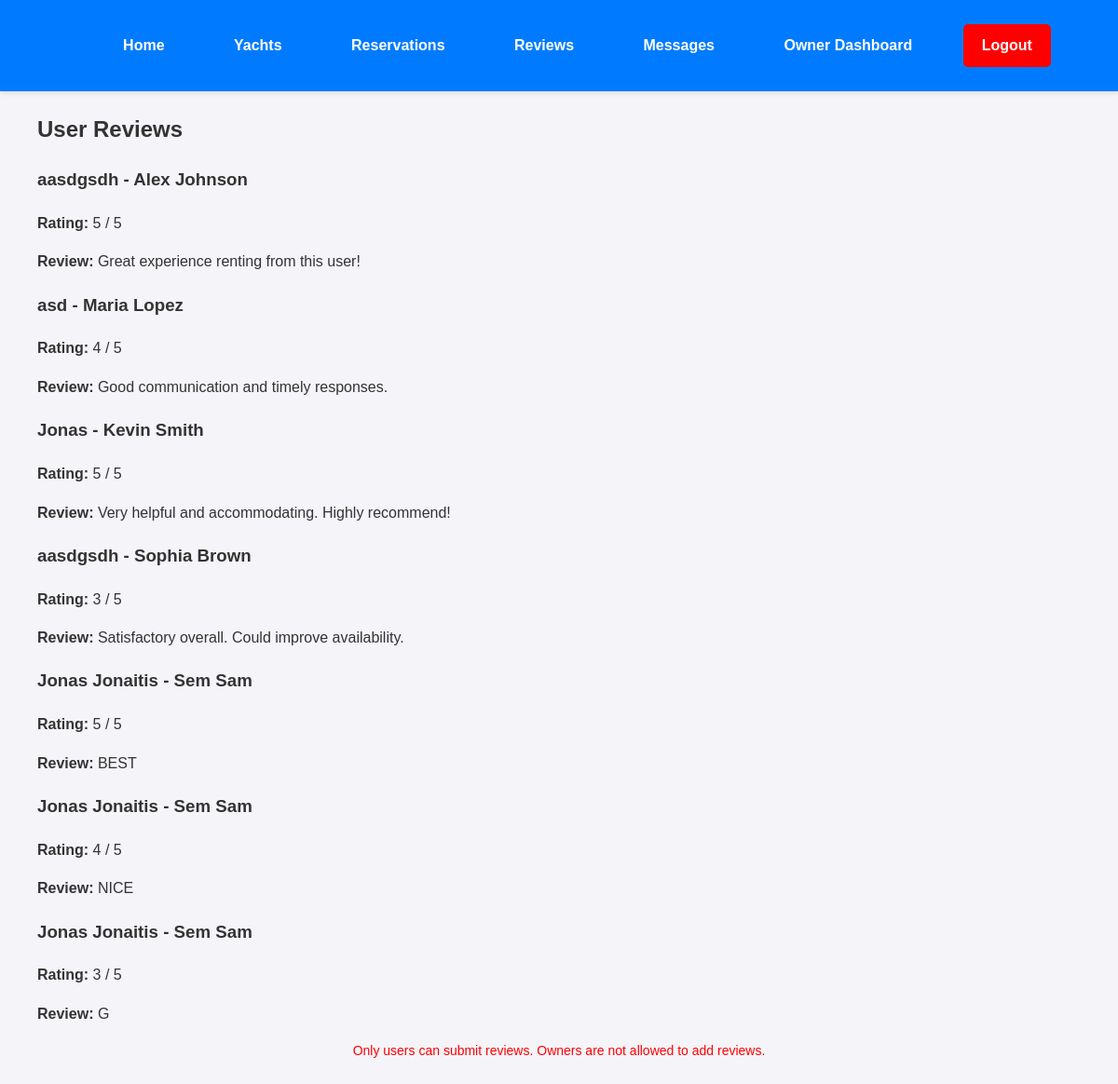
/IT_proj/atsiliepimai.php (signed in), run on the app's committed database.
### tables this page shows
CREATE TABLE `atsiliepimai` (
  `id` int(20) NOT NULL,
  `nuomotojas` int(5) NOT NULL,
  `naudotojas` int(5) NOT NULL,
  `tekstas` text NOT NULL,
  `ivertinimas` int(11) NOT NULL
);

CREATE TABLE `naudotojai` (
  `id` int(10) NOT NULL,
  `varpav` varchar(255) DEFAULT NULL,
  `email` varchar(255) DEFAULT NULL,
  `password` varchar(255) DEFAULT NULL
);

CREATE TABLE `nuomotojai` (
  `id` int(5) NOT NULL,
  `varpav` varchar(255) DEFAULT NULL,
  `email` varchar(255) DEFAULT NULL,
  `password` varchar(255) DEFAULT NULL
);

### IT_proj/atsiliepimai.php (the view, shortened to what this page needs)
<?php
include('header.php');
include('config.php');
$user_id = $_SESSION['user_id'];
try {
    $sql = "SELECT varpav FROM nuomotojai";
    $stmt = $pdo->prepare($sql);
    $stmt->execute();
    $yacht_owners = $stmt->fetchAll(PDO::FETCH_ASSOC);
} catch (PDOException $e) {
    $error_message = "Error fetching yacht owners: " . $e->getMessage();
}
try {
    $sql = "SELECT atsiliepimai.id, atsiliepimai.tekstas, atsiliepimai.ivertinimas, naudotojai.varpav AS user_name,
            nuomotojai.varpav AS yacht_owner_name
            FROM atsiliepimai
            JOIN naudotojai ON atsiliepimai.naudotojas = naudotojai.id
            JOIN nuomotojai ON atsiliepimai.nuomotojas = nuomotojai.id";
    $stmt = $pdo->prepare($sql);
    $stmt->execute();
    $reviews = $stmt->fetchAll(PDO::FETCH_ASSOC);
} catch (PDOException $e) {
    $error_message = "Error fetching reviews: " . $e->getMessage();
}
?>
<section id="reviews">
    <h2>User Reviews</h2>
    <div class="reviews-list">
        <?php foreach ($reviews as $review): ?>
            <div class="review">
                <h3><?php echo htmlspecialchars($review['user_name']); ?> - <?php echo htmlspecialchars($review['yacht_owner_name']); ?></h3>
                <p><strong>Rating:</strong> <?php echo $review['ivertinimas']; ?> / 5</p>
                <p><strong>Review:</strong> <?php echo nl2br(htmlspecialchars($review['tekstas'])); ?></p>
            </div>
        <?php endforeach; ?>
    </div>
    <?php if ($user_id >= 1000): ?>
        <h2>Leave a Review</h2>
        <form action="" method="POST">
            <label for="yacht_owner_name">Yacht Owner Name:</label><br>
            <select id="yacht_owner_name" name="yacht_owner_name" required>
                <option value="">Select a yacht owner</option>
                <?php foreach ($yacht_owners as $owner): ?>
                    <option value="<?php echo htmlspecialchars($owner['varpav']); ?>">
                        <?php echo htmlspecialchars($owner['varpav']); ?>
                    </option>
                <?php endforeach; ?>
            </select><br><br>
            <label for="rating">Rating (1-5):</label><br>
            <input type="number" id="rating" name="rating" min="1" max="5" required><br><br>
            <label for="review_text">Review:</label><br>
            <textarea id="review_text" name="review_text" rows="4" required></textarea><br><br>
            <input type="submit" value="Submit Review">
        </form>
    <?php else: ?>
        <p style="color: red;">Only users can submit reviews. Owners are not allowed to add reviews.</p>
    <?php endif; ?>
</section>
</body>
</html>

### IT_proj/header.php (shortened to what this page needs)
<!DOCTYPE html>
<html lang="en">
<head>
    <link rel="stylesheet" href="styles.css">
</head>
<body>
    <header>
        <nav>
            <ul>
                <li><a href="index.php">Home</a></li>
                <li><a href="jachts.php">Yachts</a></li>
                <li><a href="rezervacijos.php">Reservations</a></li>
                <li><a href="atsiliepimai.php">Reviews</a></li>
                <li><a href="messages.php">Messages</a></li>
                <?php if (isset($_SESSION['user_id'])): ?>
                    <?php if ($_SESSION['user_id'] < 1000): ?>
                        <li><a href="owner_dashboard.php">Owner Dashboard</a></li>
                    <?php endif; ?>
                    <li><a href="logout.php" class="logout-button">Logout</a></li>
                <?php endif; ?>
            </ul>
        </nav>
    </header>
    <main>

### IT_proj/styles.css (style rules this page uses)
body { font-family: Arial, sans-serif; margin: 0; padding: 0; line-height: 1.6; background-color: #f4f4f9; color: #333; }
a { text-decoration: none; color: inherit; }
header { background-color: #007bff; color: white; position: fixed; top: 0; width: 100%; z-index: 1000; padding: 10px 0; box-shadow: 0 2px 5px rgba(0, 0, 0, 0.1); }
header nav ul { list-style-type: none; text-align: center; }
header nav ul li { display: inline; margin: 0 15px; }
header nav ul li a { color: white; font-size: 16px; font-weight: bold; padding: 10px 20px; transition: background 0.3s ease; }
.button, .btn, .login-button, .logout-button { display: inline-block; padding: 10px 20px; border-radius: 5px; font-weight: bold; transition: background-color 0.3s ease; }
.logout-button { background-color: #ff0000; color: white; text-decoration: none; }
main { padding: 20px; margin-top: 60px; }
section { padding: 20px; margin-bottom: 20px; }
body { font-family: Arial, sans-serif; margin: 0; padding: 0; background-color: #f4f4f9; }

### data on the page
atsiliepimai: naudotojai.varpav "aasdgsdh", nuomotojai.varpav "Alex Johnson", ivertinimas "5", tekstas "Great experience renting from this user!"
atsiliepimai: naudotojai.varpav "asd", nuomotojai.varpav "Maria Lopez", ivertinimas "4", tekstas "Good communication and timely responses."
atsiliepimai: naudotojai.varpav "Jonas", nuomotojai.varpav "Kevin Smith", ivertinimas "5", tekstas "Very helpful and accommodating. Highly recommend!"
atsiliepimai: naudotojai.varpav "aasdgsdh", nuomotojai.varpav "Sophia Brown", ivertinimas "3", tekstas "Satisfactory overall. Could improve availability."
atsiliepimai: naudotojai.varpav "Jonas Jonaitis", nuomotojai.varpav "Sem Sam", ivertinimas "5", tekstas "BEST"
atsiliepimai: naudotojai.varpav "Jonas Jonaitis", nuomotojai.varpav "Sem Sam", ivertinimas "4", tekstas "NICE"
atsiliepimai: naudotojai.varpav "Jonas Jonaitis", nuomotojai.varpav "Sem Sam", ivertinimas "3", tekstas "G"
